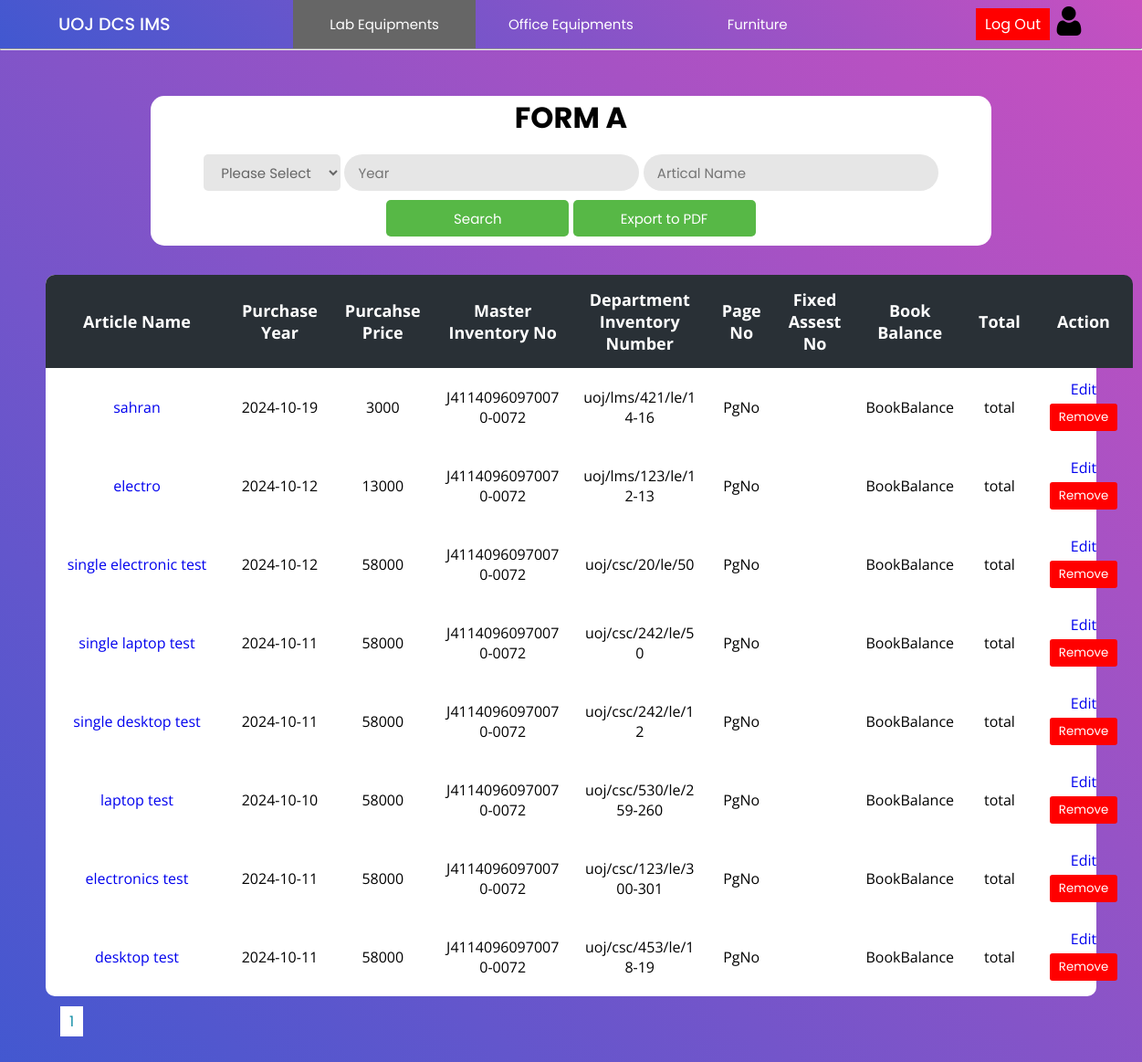
/Project/lab/labForm_A.php (signed in), run on the app's committed database.
### tables this page shows
CREATE TABLE `invoice` (
  `invoice_id` int(11) NOT NULL,
  `name` varchar(200) NOT NULL,
  `date` date NOT NULL,
  `price` float NOT NULL,
  `quantity` int(11) NOT NULL,
  `folio_number` varchar(50) NOT NULL,
  `description` varchar(400) NOT NULL,
  `supplier_name` varchar(150) NOT NULL,
  `supplier_tt` int(15) NOT NULL,
  `srn` int(11) NOT NULL,
  `type` varchar(15) NOT NULL,
  `page_number` varchar(30) NOT NULL,
  `location` varchar(50) NOT NULL,
  `warranty` int(11) NOT NULL
);

### Project/lab/labForm_A.php (the view, shortened to what this page needs)
<?php
    include("../config/connection.php");
    $rowsPerPage = 10;
    $page = isset($_GET['page']) ? intval($_GET['page']) : 1;
    $offset = ($page - 1) * $rowsPerPage;
    $queryinvoice = "SELECT * FROM invoice ORDER BY invoice_id DESC LIMIT $offset, $rowsPerPage";
    $totalRows = mysqli_num_rows(mysqli_query($con, "SELECT * FROM invoice"));
    $totalPages = ceil($totalRows / $rowsPerPage);
?>
<!DOCTYPE html>
<html lang="en">
<head>
    <link rel="stylesheet" href="../css/lab.css">
    <link rel="stylesheet" href="../css/main.css">
</head>
<body>
    <?php include "../header/header.php" ;?>
    <hr>
    <div class="main-container">
        <div class="container">
            <h2>FORM A</h2>
            <div>
                <form action="labForm_A.php" method="get">
                    <select name="type" >
                        <option value="">Please Select</option>
                    </select>
                    <input  type="number" placeholder="Year" name="year" value="<?php if(isset($_POST['year'])){echo $_POST['year'];}?>" />
                    <input  type="text" placeholder="Artical Name" name="name" value="<?php if(isset($_POST['name'])){echo $_POST['name'];}?>" />
                    <input class="button" type="submit"  name="search" value="Search" />
                    <input class="button" type="submit" name="export" value="Export to PDF" />
                </form>
            </div>
        </div>
        <div class="table-con">
            <table>
                <thead>
                    <tr>
                        <th>Article Name</th>
                        <th>Purchase Year</th>
                        <th>Purcahse Price</th>
                        <th>Master Inventory No</th>
                        <th>Department Inventory Number</th>
                        <th>Page No</th>
                        <th>Fixed Assest No</th>
                        <th>Book Balance</th>
                        <th>Total</th>
                        <th>Action</th>
                    </tr>
                </thead>
                <tbody>
                    <?php
                        $resultinvoice = mysqli_query($con,$queryinvoice);
                        while($rowinvoice = mysqli_fetch_assoc($resultinvoice)){
                        ?>
                            <tr>
                                <td class="name"><a href="labItems.php?searchItems=true&id=<?php echo $rowinvoice['invoice_id'] ?>"><?php echo $rowinvoice['name']?></a></td>
                                <td><?php echo $rowinvoice['date']?></td>
                                <td><?php echo $rowinvoice['price']?></td>
                                <td class="folio_number"><?php echo "J41140960970070-0072";?></td>
                                <td class="folio_number"><?php echo $rowinvoice['folio_number']?></td>
                                <td ><?php echo "PgNo";?></td>
                                <td class="folio_number"><?php echo "";?></td>
                                <td><?php echo "BookBalance";?></td>
                                <td><?php echo "total";?></td>
                                <td>
                                    <a href="addData.php?id=<?php echo $rowinvoice['invoice_id'] ?>" >Edit</a>
                                    <form method="post" action="actionItem.php">
                                    <button class="logout" type="submit" onclick="return confirm('Are you sure to remove this record ?')">Remove</button>
                                    </form>
                                </td>
                            </tr>
                        <?php
                        }
                    ?>
                </tbody>
            </table>
        </div>
        <div class="pagination" style="margin:15px;">
        <?php
        for ($i = 1; $i <= $totalPages; $i++) {
            echo '<a href="?page=' . $i . '" style="margin:1px;background-color: #fff; color: #1690A7; border: none; padding: 5px 10px; cursor: pointer; width:5px;">' . $i . '</a>';
        }
        ?>
        </div>
    </div>
</body>
</html>

### Project/css/lab.css (style rules this page uses)
.main-container { padding: 50px; min-height: 100vh; height: fit-content; background: linear-gradient(-135deg, #c850c0, #4158d0); }
.container { text-align: center; background-color: white; border-radius: 15px; width: 80%; margin: auto; margin-bottom: 2rem; padding: 0 0 10px 0; }
h2 { font-size: 2rem; margin-bottom: 1rem; font-family: 'Poppins', sans-serif; }
select { font-size: 15px; color: #666; background: #e6e6e6; height: 40px; border-radius: 5px; padding: 0 15px 0 15px; border: none; font-family: 'Poppins', sans-serif; width: 150px; }
option { font-size: 15px; color: #666; background: #e6e6e6; height: 40px; border-radius: 5px; padding: 0 15px 0 15px; border: none; font-family: 'Poppins', sans-serif; }
.button { background: #57b846; color: white; cursor: pointer; height: 40px; border-radius: 5px; padding: 0 15px 0 15px; border: none; font-family: 'Poppins', sans-serif; width: 200px; margin-top: 10px; }
table { border-collapse: collapse; border-radius: 10px; overflow: hidden; max-width: 100%; margin: 0 auto; position: relative; }
.table-con { border-collapse: collapse; background: #fff; border-radius: 10px; width: auto; margin: auto; position: relative; font-family: 'Open Sans'; text-align: center; background: #fff; }
.table-con td.name { max-width: 200px; word-wrap: break-word; min-width: 200px; }
.table-con td.folio_number { max-width: 150px; word-wrap: break-word; }
th { width: 100px; font-size: 18px; background: #293036; color: white; padding: 15px; }
td { padding: 12px; }
input { font-size: 15px; color: #666; background: #e6e6e6; height: 40px; border-radius: 20px; padding: 0 15px 0 15px; border: none; font-family: 'Poppins', sans-serif; }
.logout { margin: 5px; background-color: #ff0000; color: #ffffff; border: none; padding: 5px 10px; cursor: pointer; }

### Project/css/main.css (style rules this page uses)
* { margin: 0; padding: 0; text-decoration: none; box-sizing: border-box; }
:root { --bg-gradient: linear-gradient(-135deg, #c850c0, #4158d0); --bg-gray: #e6e6e6; --text-color: #666; --inp-color: #57b846; }
body { font-family: 'Poppins', sans-serif; }

### Project/css/header.css (style rules this page uses)
* { margin: 0; padding: 0; text-decoration: none; box-sizing: border-box; }
:root { --bg-gradient: linear-gradient(-135deg, #c850c0, #4158d0); --bg-gray: #e6e6e6; --text-color: #666; --inp-color: #57b846; }
body { font-family: 'Poppins', sans-serif; }
button { border: none; padding: 3px 4px; border-radius: 3px; font-family: 'Poppins', sans-serif; margin-right: 10px; }
.logout { margin: 5px; background-color: #ff0000; color: #ffffff; border: none; padding: 5px 10px; cursor: pointer; }

### data on the page
invoice: name "sahran", date "2024-10-19", price "3000", folio_number "uoj/lms/421/le/14-16"
invoice: name "electro", date "2024-10-12", price "13000", folio_number "uoj/lms/123/le/12-13"
invoice: name "single electronic test", date "2024-10-12", price "58000", folio_number "uoj/csc/20/le/50"
invoice: name "single laptop test", date "2024-10-11", price "58000", folio_number "uoj/csc/242/le/50"
invoice: name "single desktop test", date "2024-10-11", price "58000", folio_number "uoj/csc/242/le/12"
invoice: name "laptop test", date "2024-10-10", price "58000", folio_number "uoj/csc/530/le/259-260"
invoice: name "electronics test", date "2024-10-11", price "58000", folio_number "uoj/csc/123/le/300-301"
invoice: name "desktop test", date "2024-10-11", price "58000", folio_number "uoj/csc/453/le/18-19"
